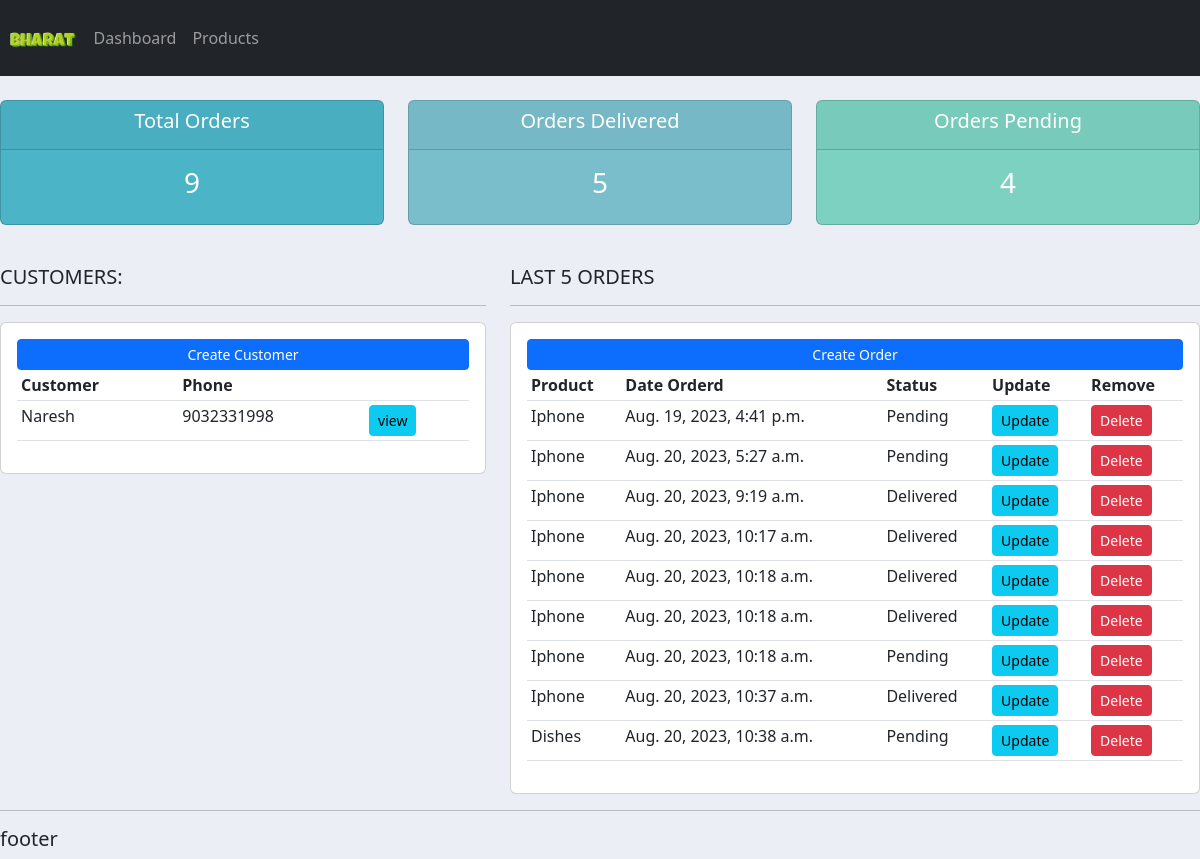
/home/, run on the app's committed database.
### reliance/models.py (models this page shows, shortened)
class Customer(models.Model):
    name=models.CharField(max_length=200)
    phone=models.CharField(max_length=12,null=True)
    email=models.EmailField(null=True)
    date_created=models.DateTimeField(auto_now_add=True,null=True)

class Order(models.Model):
    STATUS=(
        ('Pending','Pending'),
        ('Out for delivery','Out for delivery'),
        ('Delivered','Delivered')
    )
    customer=models.ForeignKey(Customer,null=True,on_delete=models.SET_NULL)
    product=models.ForeignKey(Product,null=True,on_delete=models.SET_NULL)
    date_created=models.DateTimeField(auto_now_add=True,null=True)
    status=models.CharField(max_length=100,choices=STATUS)

class Product(models.Model):
    CATEGORY=(
        ('Indoor','Indoor'),
        ('Out Door','Out Door')
    )
    name=models.CharField(max_length=100)
    price=models.IntegerField(max_length=5)
    category=models.CharField(max_length=10,choices=CATEGORY)
    description=models.CharField(max_length=500)
    date_created=models.DateTimeField(auto_now_add=True,null=True)
    tags=models.ManyToManyField(Tag)
    def __str__(self):
        return self.name

### reliance/views.py (the view)
# urls.py: urlpatterns=[path('home/',views.home,name='home'),
def home(request):
    order=Order.objects.all()
    customers=Customer.objects.all()
    total_customers=customers.count()
    total_orders=order.count()
    delivered=Order.objects.filter(status='Delivered').count()
    pending=Order.objects.filter(status='Pending').count()
    context={'orders':order,'customers':customers,
           'total_orders':total_orders,'delivered':delivered,
             'pending':pending,'total_customers':total_customers
                 }
    return render(request,'accounts/dashboard.html',context)

### reliance/templates/accounts/dashboard.html
{% extends 'accounts/main.html' %}
{% block content %}
<br>
{% include 'accounts/Status.html' %}
<br>
<div class="row">
	<div class="col-md-5">
		<h5>CUSTOMERS:</h5>
		<hr>
		<div class="card card-body">
			<a class="btn btn-primary  btn-sm btn-block" href="">Create Customer</a>
			<table class="table table-sm">
				<tr>
					<th>Customer</th>
					<th>Phone</th>
					<th></th>
				</tr>
				{% for customer in customers %}
<tr>
	<td>{{customer.name}}</td>
	<td>{{customer.phone}}</td>
	<td><a class="btn btn-sm  btn-info" href="{% url 'customer' customer.id  %}">view</a></td>
</tr>
				{% endfor %}
			</table>
		</div>
	</div>
	<div class="col-md-7">
		<h5>LAST 5 ORDERS</h5>
		<hr>
		<div class="card card-body">
			<a class="btn btn-primary  btn-sm btn-block" href="{% url 'create_order' %}">Create Order</a>
			<table class="table table-sm">
				<tr>
					<th>Product</th>
					<th>Date Orderd</th>
					<th>Status</th>
					<th>Update</th>
					<th>Remove</th>
				</tr>
				{% for order in orders %}
				<tr>
					<td>{{order.product}}</td>
					<td>{{order.date_created}}</td>
					<td>{{order.status}}</td>
					<td><a class="btn btn-sm  btn-info" href="{% url 'update_order' order.id %}">Update</a></td>
					<td><a class="btn btn-sm  btn-danger" href="">Delete</a></td>
				</tr>
								{% endfor %}
			</table>
		</div>
	</div>
</div>
{% endblock %}

### reliance/templates/accounts/main.html (shortened to what this page needs)
{% load static %}
<html>
    <head>
        <link rel="stylesheet" href="https://cdn.jsdelivr.net/npm/bootstrap@5.2.3/dist/css/bootstrap.min.css">
        <link rel="stylesheet" type="text/css" href="{% static '/css/main.css' %}">
    </head>
    <body>
{% include 'accounts/navbar.html' %}
{% block content %}
{% endblock %}
<hr>
<h5>footer</h5>
    </body>
</html>

### reliance/templates/accounts/navbar.html (shortened to what this page needs)
{% load static %}
<nav class="navbar navbar-expand-lg navbar-dark bg-dark">
    <img  id='logo' src="{% static 'images/logo.png' %}">
    <div class="collapse navbar-collapse" id="navbarNav">
      <ul class="navbar-nav">
        <li class="nav-item active">
          <a class="nav-link" href="{% url 'home' %}">Dashboard</a>
        </li>
        <li class="nav-item">
          <a class="nav-link" href="{% url 'products' %}">Products</a>
        </li>
      </ul>
    </div>
  </nav>

### reliance/templates/accounts/status.html
<div class="row">
	<div class="col">
		<div class="col-md">
			<div class="card text-center text-white  mb-3" id="total-orders">
			  	<div class="card-header">
			  		<h5 class="card-title">Total Orders</h5>
			  	</div>
			  	<div class="card-body">
			    	<h3 class="card-title">{{total_orders}}</h3>
			  	</div>
			</div>
		</div>
	</div>
	<div class="col">
		<div class="col-md">
			<div class="card text-center text-white  mb-3" id="orders-delivered">
			  	<div class="card-header">
			  		<h5 class="card-title">Orders Delivered</h5>
			  	</div>
			  	<div class="card-body">
			    	<h3 class="card-title">{{delivered}}</h3>
			  	</div>
			</div>
		</div>
	</div>
	<div class="col">
		<div class="col-md">
			<div class="card text-center text-white  mb-3" id="orders-pending">
			  	<div class="card-header">
			  		<h5 class="card-title">Orders Pending</h5>
			  	</div>
			  	<div class="card-body">
			    	<h3 class="card-title">{{pending}}</h3>
			  	</div>
			</div>
		</div>
	</div>
</div>

### static/css/main.css (style rules this page uses)
#logo { width:auto; height: 60px; padding: 10px; }
body { background-color: #ebeff5; }
#total-orders { background-color: #4cb4c7; }
#orders-delivered { background-color: #7abecc; }
#orders-pending { background-color: #7CD1C0; }

### data on the page
Customer: name "Naresh", phone "9032331998"
Order: product "Iphone", date_created "Aug. 19, 2023, 4:41 p.m.", status "Pending"
Order: product "Iphone", date_created "Aug. 20, 2023, 5:27 a.m.", status "Pending"
Order: product "Iphone", date_created "Aug. 20, 2023, 9:19 a.m.", status "Delivered"
Order: product "Iphone", date_created "Aug. 20, 2023, 10:17 a.m.", status "Delivered"
Order: product "Iphone", date_created "Aug. 20, 2023, 10:18 a.m.", status "Delivered"
Order: product "Iphone", date_created "Aug. 20, 2023, 10:18 a.m.", status "Delivered"
Order: product "Iphone", date_created "Aug. 20, 2023, 10:18 a.m.", status "Pending"
Order: product "Iphone", date_created "Aug. 20, 2023, 10:37 a.m.", status "Delivered"
Order: product "Dishes", date_created "Aug. 20, 2023, 10:38 a.m.", status "Pending"

### other printed values
{{ total_orders }} "9"
{{ delivered }} "5"
{{ pending }} "4"
